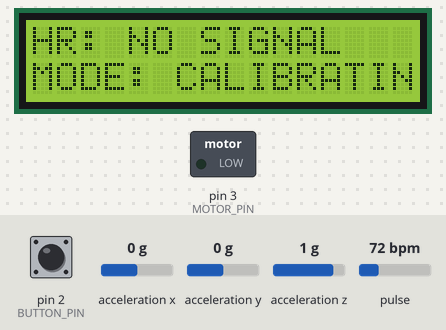
The sketch below on a simulated Arduino Uno, built with avr-gcc and run on an emulated ATmega328P. Shown: 16×2 character LCD, switched loads named in the sketch (green lamp = pin HIGH). Wiring (inferred from the names in the program): MPU-6050 motion sensor at I2C address 0x68. The inputs (shaded band) are chosen by the test bench; at power-on: pin 2 (BUTTON_PIN) HIGH, pulse 72 bpm, acceleration x 0 g, acceleration y 0 g, acceleration z 1 g. What the sketch prints to the serial monitor is not drawn.

Above: at 1.2 s.
1.3 s: pin 2 (BUTTON_PIN) pulled LOW for 0.15 s
At 2.8 s:
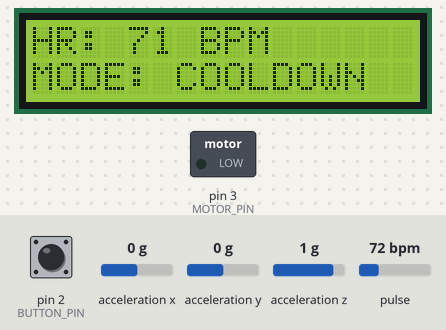
3.2 s: pulse set to 42 bpm
At 5.2 s:
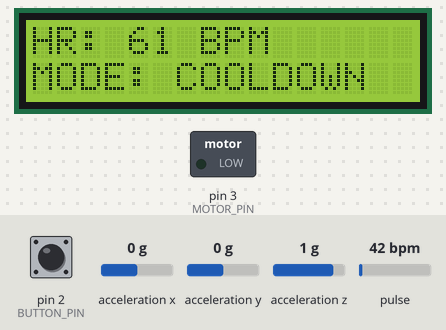
6.2 s: pulse set to 100 bpm
At 7.9 s:
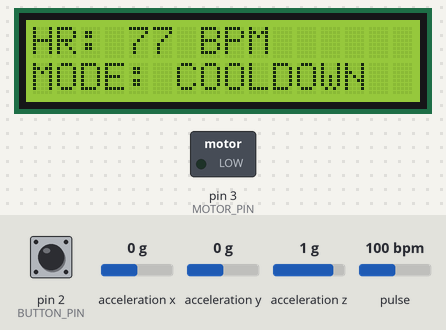
9.0 s: pulse set to 158 bpm
At 10.5 s:
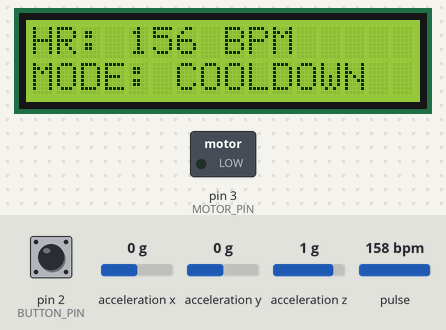
10.7 s: pin 2 (BUTTON_PIN) pulled LOW for 1 s
Timing chart, 0 to 13.7 s (numbered marks = the images above; inputs shaded):
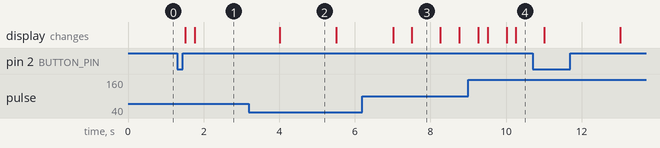

Measured:
- after the input at 1.3 s, the display: first changes after 0.21 s (image 1 shows a later state)
- after the input at 3.2 s, the display: changes after 0.81 s (image 2)
- after the input at 9.0 s, the display: first changes after 0.26 s (image 4 shows a later state)
- what the display in image 2 shows lasts 1.5 s, from 4.0 s to 5.5 s
- what the display in image 3 shows lasts 0.8 s, from 7.5 s to 8.3 s

The sketch:

DreamGuard_Live.ino
```cpp
#include <Wire.h>
#include <LiquidCrystal.h>
#include <math.h>
#include "MAX30105.h"
#include "heartRate.h"

// DreamGuard
// Arduino UNO
// LCD: RS=12, E=11, D4=10, D5=9, D6=8, D7=7
// Motor driver input: D3
// Reset button: D2 to GND
// I2C: A4 SDA, A5 SCL

LiquidCrystal lcd(12, 11, 10, 9, 8, 7);

const byte MOTOR_PIN = 3;
const byte BUTTON_PIN = 2;
const byte MPU_ADDR = 0x68;

// Timings
const unsigned long STAGE1_MS = 5000UL;
const unsigned long COOLDOWN_MS = 15000UL;
const unsigned long OBSERVE_MS = 15000UL;
const unsigned long TRIGGER_MS = 3000UL;

// Trigger thresholds
const float MOVEMENT_THRESHOLD = 0.45f;
const float HR_TRIGGER_MULTIPLIER = 1.40f;

// MAX30102
MAX30105 heartSensor;
bool maxOK = false;
bool haveBeat = false;
bool finger = false;

const uint32_t FINGER_IR_MIN = 50000;
uint32_t lastBeat = 0;
uint32_t lastIR = 0;

byte rateIndex = 0;
byte rateCount = 0;
byte rates[4] = {0, 0, 0, 0};

// Modes
enum Mode {
  CALIBRATING,
  RESTING,
  SLEEPING,
  STAGE1,
  COOLDOWN,
  MONITORING,
  STAGE2,
  NO_SIGNAL
};

Mode mode = CALIBRATING;

// Timers
unsigned long modeStart = 0;
unsigned long elevatedSince = 0;
unsigned long lastMotion = 0;
unsigned long lastDisplay = 0;
unsigned long lastLog = 0;
unsigned long lastButton = 0;

bool elevatedTracking = false;
bool mpuOK = false;

// Motion
float motion = 0;
float lastX = 0;
float lastY = 0;
float lastZ = 0;
bool previousMotion = false;

// Heart rate
int restingHR = 0;
int currentHR = 0;

bool restingHRReady = false;
bool hrValid = false;
bool motorOn = false;

// --------------------------------------------------
// 3-SECOND ROLLING MOVEMENT WINDOW
// --------------------------------------------------

// MPU readings occur every 50 ms (20 Hz).
// 60 readings = approximately 3 seconds.
// 54/60 readings must exceed 0.45.

const byte WINDOW_SAMPLES = 60;
const byte REQUIRED_HIGH_SAMPLES = 54;

byte movementHistory[WINDOW_SAMPLES] = {0};

byte historyIndex = 0;
byte historyCount = 0;
byte highCount = 0;

unsigned long lowSince = 0;

void resetMovementWindow() {
  historyIndex = 0;
  historyCount = 0;
  highCount = 0;
  lowSince = 0;

  for (byte i = 0; i < WINDOW_SAMPLES; i++) {
    movementHistory[i] = 0;
  }
}

void recordMovementSample() {
  byte high = (mpuOK && motion > MOVEMENT_THRESHOLD) ? 1 : 0;

  if (historyCount == WINDOW_SAMPLES) {
    highCount -= movementHistory[historyIndex];
  } else {
    historyCount++;
  }

  movementHistory[historyIndex] = high;
  highCount += high;

  historyIndex = (historyIndex + 1) % WINDOW_SAMPLES;
}

bool movementWindowTriggered() {
  return historyCount == WINDOW_SAMPLES &&
         highCount >= REQUIRED_HIGH_SAMPLES;
}

// --------------------------------------------------
// MODE NAMES
// --------------------------------------------------

const char *modeName(Mode m) {
  switch (m) {
    case CALIBRATING: return "CALIBRATING";
    case RESTING:     return "RESTING";
    case SLEEPING:    return "SLEEPING";
    case STAGE1:      return "STAGE 1";
    case COOLDOWN:    return "COOLDOWN";
    case MONITORING:  return "MONITORING";
    case STAGE2:      return "STAGE 2";
    default:          return "NO HR SIGNAL";
  }
}

// --------------------------------------------------
// MOTOR
// --------------------------------------------------

void motor(byte power) {
  analogWrite(MOTOR_PIN, power);
  motorOn = power > 0;
}

// --------------------------------------------------
// MODE TRANSITIONS
// --------------------------------------------------

void enter(Mode next) {
  mode = next;
  modeStart = millis();

  elevatedTracking = false;

  if (next == MONITORING) {
    resetMovementWindow();
  }

  motor(0);

  Serial.print(F("EVENT t="));
  Serial.print(modeStart);
  Serial.print(F(" MODE="));
  Serial.println(modeName(next));
}

// --------------------------------------------------
// LCD DISPLAY
// --------------------------------------------------

void displayStatus() {
  lcd.setCursor(0, 0);
  lcd.print(F("HR:             "));
  lcd.setCursor(4, 0);

  if (hrValid) {
    lcd.print(currentHR);
    lcd.print(F(" BPM"));
  } else {
    lcd.print(F("NO SIGNAL"));
  }

  lcd.setCursor(0, 1);
  lcd.print(F("                "));
  lcd.setCursor(0, 1);

  lcd.print(F("MODE: "));
  lcd.print(modeName(mode));
}

// --------------------------------------------------
// RESET BUTTON
// --------------------------------------------------

bool buttonPressed() {
  static bool oldState = HIGH;

  bool newState = digitalRead(BUTTON_PIN);

  bool pressed =
    (oldState == HIGH && newState == LOW &&
     millis() - lastButton >= 50);

  if (newState != oldState) {
    lastButton = millis();
  }

  oldState = newState;

  return pressed;
}

// --------------------------------------------------
// SERIAL LOGGING
// --------------------------------------------------

void outputLog() {
  Serial.print(F("t="));
  Serial.print(millis());

  Serial.print(F(" MODE="));
  Serial.print(modeName(mode));

  Serial.print(F(" HR="));

  if (hrValid) {
    Serial.print(currentHR);
  } else {
    Serial.print(F("INVALID"));
  }

  Serial.print(F(" REST="));

  if (restingHRReady) {
    Serial.print(restingHR);
  } else {
    Serial.print(F("UNCALIBRATED"));
  }

  Serial.print(F(" HR_LIMIT="));

  if (restingHRReady) {
    Serial.print(restingHR * HR_TRIGGER_MULTIPLIER, 1);
  } else {
    Serial.print(F("N/A"));
  }

  Serial.print(F(" MOVE="));
  Serial.print(motion, 2);

  // Rolling-window debugging
  Serial.print(F(" WINDOW="));
  Serial.print(highCount);
  Serial.print('/');
  Serial.print(historyCount);

  Serial.print(F(" READY="));
  Serial.print(movementWindowTriggered() ? 1 : 0);

  Serial.print(F(" MPU="));
  Serial.print(mpuOK ? 1 : 0);

  Serial.print(F(" MOTOR="));
  Serial.println(motorOn ? 1 : 0);
}

// --------------------------------------------------
// MPU6050
// --------------------------------------------------

bool mpuWrite(byte reg, byte value) {
  Wire.beginTransmission(MPU_ADDR);
  Wire.write(reg);
  Wire.write(value);

  return Wire.endTransmission() == 0;
}

bool accel(float &x, float &y, float &z) {
  Wire.beginTransmission(MPU_ADDR);
  Wire.write((byte)0x3B);

  if (Wire.endTransmission(false) != 0) {
    return false;
  }

  if (Wire.requestFrom(MPU_ADDR, (byte)6) != (byte)6) {
    return false;
  }

  int16_t a[3];

  for (byte i = 0; i < 3; i++) {
    uint16_t hi = (uint8_t)Wire.read();
    uint16_t lo = (uint8_t)Wire.read();

    a[i] = (int16_t)((hi << 8) | lo);
  }

  x = a[0] * (9.80665f / 16384.0f);
  y = a[1] * (9.80665f / 16384.0f);
  z = a[2] * (9.80665f / 16384.0f);

  return true;
}

// --------------------------------------------------
// REAL MOVEMENT READINGS
// --------------------------------------------------

void realMotion() {
  float x, y, z;

  mpuOK = accel(x, y, z);

  if (!mpuOK) {
    motion = 0;
    previousMotion = false;
    return;
  }

  if (previousMotion) {
    float dx = x - lastX;
    float dy = y - lastY;
    float dz = z - lastZ;

    motion = sqrt(dx * dx + dy * dy + dz * dz);
  } else {
    motion = 0;
    previousMotion = true;
  }

  lastX = x;
  lastY = y;
  lastZ = z;
}

// --------------------------------------------------
// HEART RATE
// --------------------------------------------------

void resetPulse() {
  haveBeat = false;
  rateCount = 0;
  rateIndex = 0;

  hrValid = false;
  currentHR = 0;
}

void startMax() {
  maxOK = heartSensor.begin(
    Wire,
    I2C_SPEED_STANDARD,
    0x57
  );

  if (!maxOK) {
    Serial.println(F("ERROR MAX30102_INIT=0"));
    return;
  }

  heartSensor.setup(
    0x1F,
    4,
    2,
    400,
    411,
    4096
  );

  heartSensor.setPulseAmplitudeRed(0x1F);
  heartSensor.setPulseAmplitudeIR(0x1F);
  heartSensor.setPulseAmplitudeGreen(0);

  heartSensor.clearFIFO();

  lastIR = millis();

  Serial.println(F("MAX30102_INIT=1"));
}

// --------------------------------------------------
// READ MAX30102
// --------------------------------------------------

void readMax() {
  if (!maxOK) {
    resetPulse();
    return;
  }

  heartSensor.check();

  while (heartSensor.available()) {
    long ir = (long)heartSensor.getFIFOIR();

    heartSensor.nextSample();
    lastIR = millis();

    finger = ir > FINGER_IR_MIN;

    bool beat = checkForBeat(ir);

    if (!finger) {
      resetPulse();
      continue;
    }

    if (beat) {
      unsigned long time = millis();

      if (!haveBeat) {
        lastBeat = time;
        haveBeat = true;
        continue;
      }

      unsigned long delta = time - lastBeat;

      if (delta < 300) {
        continue;
      }

      lastBeat = time;

      if (delta > 1500) {
        resetPulse();
        continue;
      }

      byte bpm = (byte)(60000UL / delta);

      rates[rateIndex] = bpm;
      rateIndex = (rateIndex + 1) % 4;

      if (rateCount < 4) {
        rateCount++;
      }

      int sum = 0;

      for (byte i = 0; i < rateCount; i++) {
        sum += rates[i];
      }

      currentHR = (sum + rateCount / 2) / rateCount;
      hrValid = true;
    }
  }

  if (millis() - lastIR > 1000 ||
      (haveBeat && millis() - lastBeat > 3000)) {
    resetPulse();
  }
}

// --------------------------------------------------
// RESTING HEART RATE CALIBRATION
// --------------------------------------------------

int sampleCount = 0;
int sampleSum = 0;

unsigned long lastCalSample = 0;

void calibrateStep() {
  if (!hrValid) {
    sampleCount = 0;
    sampleSum = 0;
    lastCalSample = millis();
    return;
  }

  if (millis() - lastCalSample >= 1000UL) {
    lastCalSample = millis();

    sampleCount++;
    sampleSum += currentHR;

    Serial.print(F("CAL SAMPLE "));
    Serial.print(sampleCount);
    Serial.print(F("/5 HR="));
    Serial.println(currentHR);

    if (sampleCount >= 5) {
      restingHR = (sampleSum + 2) / 5;
      restingHRReady = true;

      Serial.print(F("CAL COMPLETE REST="));
      Serial.print(restingHR);

      Serial.print(F(" HR_TRIGGER_ABOVE="));
      Serial.println(
        restingHR * HR_TRIGGER_MULTIPLIER,
        1
      );

      enter(RESTING);
    }
  }
}

// --------------------------------------------------
// HEART RATE TRIGGER
// --------------------------------------------------

bool hrElevated() {
  return restingHRReady &&
         hrValid &&
         (float)currentHR >
         HR_TRIGGER_MULTIPLIER * (float)restingHR;
}

// --------------------------------------------------
// CONTINUOUS MOVEMENT TRIGGER (STAGE 1)
// --------------------------------------------------

bool sustained(bool condition, unsigned long duration) {
  if (!condition) {
    elevatedTracking = false;
    return false;
  }

  if (!elevatedTracking) {
    elevatedTracking = true;
    elevatedSince = millis();
  }

  return millis() - elevatedSince >= duration;
}

// --------------------------------------------------
// STAGE 1 VIBRATION
// --------------------------------------------------

void stage1Motor() {
  // Gentle vibration pulses for 5 seconds
  motor(
    ((millis() - modeStart) % 600UL) < 180UL
      ? 105
      : 0
  );
}

// --------------------------------------------------
// STAGE 2 VIBRATION
// --------------------------------------------------

void stage2Motor() {
  // Stronger vibration until reset button
  motor(
    ((millis() - modeStart) % 800UL) < 500UL
      ? 190
      : 0
  );
}

// --------------------------------------------------
// RETURN TO NORMAL MODE
// --------------------------------------------------

void ordinaryMode() {
  if (!restingHRReady) {
    enter(CALIBRATING);
    return;
  }

  if (!hrValid) {
    enter(NO_SIGNAL);
    return;
  }

  if (currentHR <= restingHR - 10) {
    enter(SLEEPING);
  } else {
    enter(RESTING);
  }
}

// --------------------------------------------------
// STATE MACHINE
// --------------------------------------------------

void runDemo() {
  unsigned long age = millis() - modeStart;

  switch (mode) {

    // CALIBRATION
    case CALIBRATING:
      calibrateStep();
      break;

    // RESTING OR SLEEPING
    case RESTING:
    case SLEEPING:

      if (!hrValid) {
        enter(NO_SIGNAL);
        break;
      }

      // Stage 1 triggers if:
      // HR > 1.4 times resting
      // OR movement > 0.45 for 3 seconds

      if (
        hrElevated() ||
        sustained(
          mpuOK && motion > MOVEMENT_THRESHOLD,
          TRIGGER_MS
        )
      ) {
        enter(STAGE1);
      }

      else if (!elevatedTracking) {
        Mode target =
          currentHR <= restingHR - 10
          ? SLEEPING
          : RESTING;

        if (mode != target) {
          enter(target);
        }
      }

      break;

    // NO HR SIGNAL
    case NO_SIGNAL:

      if (hrValid) {
        if (restingHRReady) {
          ordinaryMode();
        } else {
          sampleCount = 0;
          sampleSum = 0;
          lastCalSample = millis();

          enter(CALIBRATING);
        }
      }

      break;

    // STAGE 1
    case STAGE1:

      if (age >= STAGE1_MS) {
        enter(COOLDOWN);
      } else {
        stage1Motor();
      }

      break;

    // COOLDOWN
    case COOLDOWN:

      if (age >= COOLDOWN_MS) {
        if (restingHRReady) {
          enter(MONITORING);
        } else {
          enter(CALIBRATING);
        }
      }

      break;

    // MONITORING AFTER COOLDOWN
    case MONITORING: {

      // The rolling window is updated every 50 ms
      // in loop() during monitoring.

      // Wait for the full 15-second observing period.
      if (age < OBSERVE_MS) {
        break;
      }

      // STAGE 2 TRIGGER:
      // Heart rate > 1.4x resting
      // OR at least 54/60 movement readings > 0.45

      if (
        hrElevated() ||
        movementWindowTriggered()
      ) {
        Serial.println(
          F("TRIGGER STAGE2: HR or 3s rolling motion")
        );

        enter(STAGE2);
        break;
      }

      // Return to normal only after movement
      // has been low for 3 seconds and HR is normal.

      if (
        mpuOK &&
        motion <= MOVEMENT_THRESHOLD &&
        !hrElevated()
      ) {

        if (lowSince == 0) {
          lowSince = millis();
        }

        if (millis() - lowSince >= TRIGGER_MS) {
          ordinaryMode();
        }

      } else {
        lowSince = 0;
      }

      break;
    }

    // STAGE 2
    case STAGE2:
      stage2Motor();
      break;
  }
}

// --------------------------------------------------
// SETUP
// --------------------------------------------------

void setup() {
  pinMode(MOTOR_PIN, OUTPUT);
  pinMode(BUTTON_PIN, INPUT_PULLUP);

  motor(0);

  Serial.begin(115200);

  Wire.begin();
  Wire.setClock(100000);

  lcd.begin(16, 2);

  Serial.println(F("DreamGuard"));

  startMax();

  mpuOK =
    mpuWrite(0x6B, 0x01) &&
    mpuWrite(0x1C, 0);

  Serial.print(F("MPU_INIT="));
  Serial.println(mpuOK ? 1 : 0);

  enter(CALIBRATING);
  displayStatus();
}

// --------------------------------------------------
// MAIN LOOP
// --------------------------------------------------

void loop() {
  unsigned long now = millis();

  // RESET BUTTON
  if (buttonPressed()) {
    enter(COOLDOWN);
  }

  // HEART RATE
  readMax();

  // MOVEMENT: every 50 ms
  if (now - lastMotion >= 50) {
    lastMotion = now;

    realMotion();

    // Rolling window only after cooldown
    if (mode == MONITORING) {
      recordMovementSample();
    }
  }

  // STATE MACHINE
  runDemo();

  // LCD: every 250 ms
  if (now - lastDisplay >= 250) {
    lastDisplay = now;
    displayStatus();
  }

  // SERIAL: every 1000 ms
  if (now - lastLog >= 1000) {
    lastLog = now;
    outputLog();
  }
}
```
